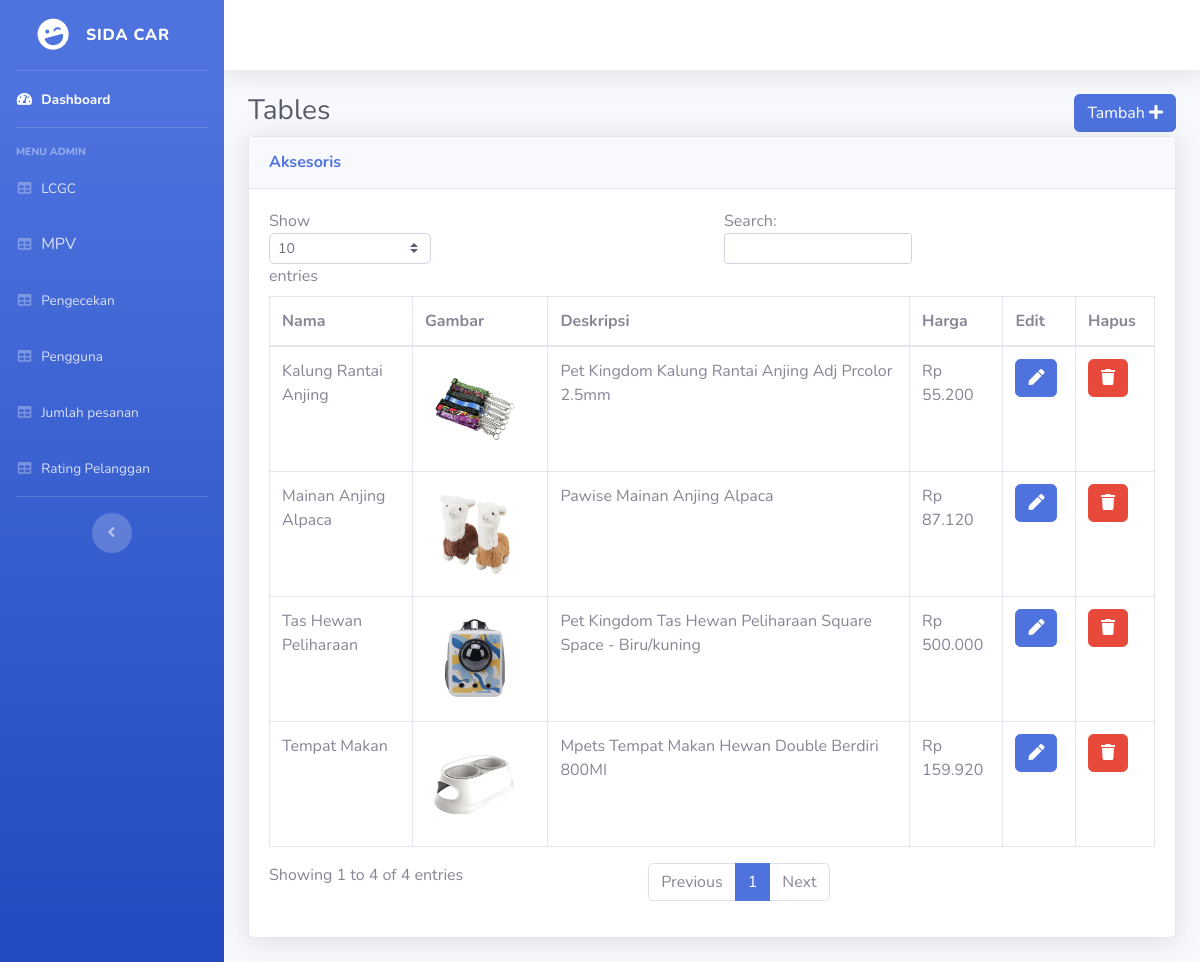
/Src/Index_Admin/accessories.php (signed in), run on an earlier commit of the app's database.
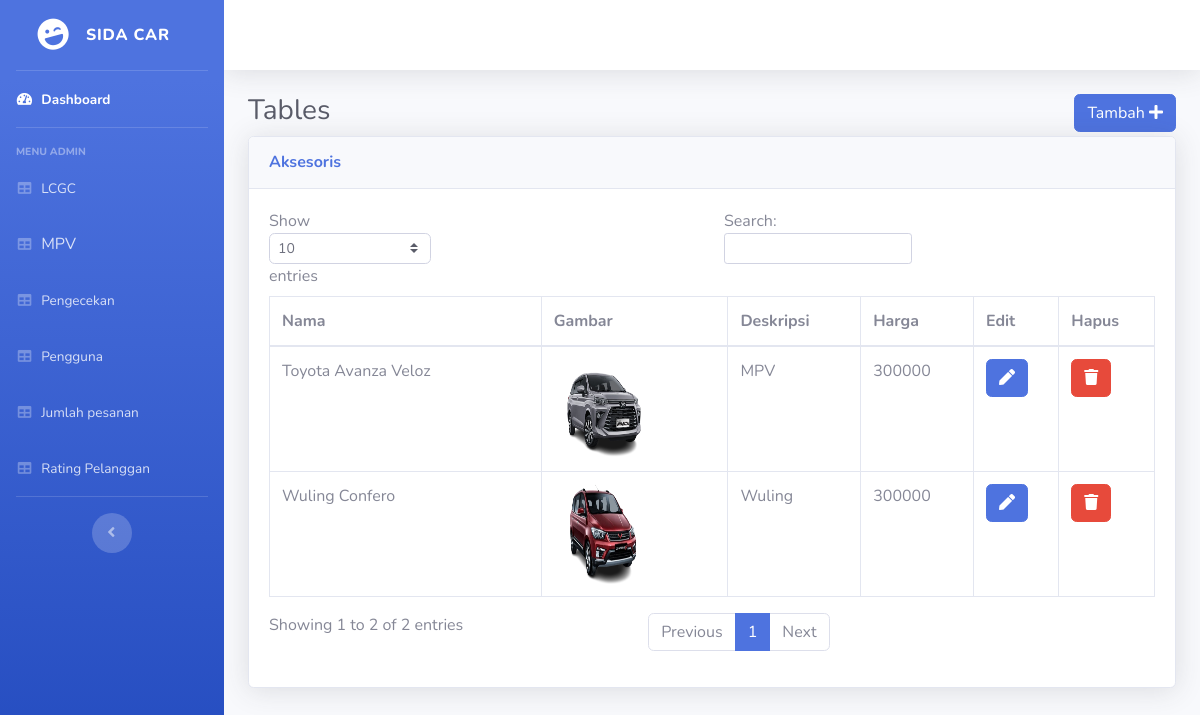
And on a later commit of the database.
### tables this page shows
CREATE TABLE `products` (
  `id` int(11) NOT NULL,
  `type` tinyint(4) NOT NULL COMMENT '0 = "LCGC", 1 = "MPV"',
  `product_name` varchar(100) NOT NULL,
  `product_details` varchar(300) NOT NULL,
  `product_price` varchar(30) NOT NULL,
  `image` varchar(300) NOT NULL
);

### Src/Index_Admin/accessories.php (the view, shortened to what this page needs)
<?php include 'header.php';
$fetch_data = "select * from products where type = 1";
$result = $conn->query($fetch_data);
?>
        <div class="container-fluid">
          <h1 class="h3 mb-2 text-gray-800" style='display: inline-block;'>Tables</h1>
            <a href='manage_accessories.php' class='btn btn-primary' style="float: right;">Tambah <span class='fa fa-plus'></span></a>
          <div class="card shadow mb-4">
            <div class="card-header py-3">
              <h6 class="m-0 font-weight-bold text-primary">Aksesoris</h6>
            </div>
            <div class="card-body">
              <div class="table-responsive">
                <table class="table table-bordered" id="dataTable" width="100%" cellspacing="0">
                  <thead>
                    <tr>
                      <th>Nama</th>
                      <th>Gambar</th>
                      <th>Deskripsi</th>
                      <th>Harga</th>
                      <th>Edit</th>
                      <th>Hapus</th>
                    </tr>
                  </thead><tbody>
                  <?php
                  if ($result->num_rows > 0) {
                    while($row = $result->fetch_assoc()) {
                      ?>
                      <tr>
                      <td><?php echo $row['product_name'] ?></td>
                      <td><img src="<?php echo $row['image'] ?>" style="width:100px; height:100px;" class="img-circle"></td>
                      <td><?php echo $row['product_details'] ?></td>
                      <td><?php echo $row['product_price'] ?></td>
                      <td><a class='btn btn-primary' href="manage_accessories.php?editid=<?php echo $row['id']; ?>"><span class="fa fa-pen"></span></a></td>
                      <td><a class='btn btn-danger' href="manage_accessories.php?deleteid=<?php echo $row['id']; ?>"><span class="fa fa-trash"></span></a></td>
                    </tr>
                      <?php
                    }
                } else {
                    echo "0 results";
                }
                  ?>
                  </tbody>
                </table>
              </div>
            </div>
          </div>
        </div>
      </div>
    </div>
  </div>
</body>
</html>

What changed in the data, as far as the page shows it:
removed products: product_name "Tempat Makan", image (picture), product_details "Mpets Tempat Makan Hewan Double Berdiri 800MI", product_price "Rp 159.920"
removed products: product_name "Kalung Rantai Anjing", image (picture), product_details "Pet Kingdom Kalung Rantai Anjing Adj Prcolor 2.5mm", product_price "Rp 55.200"
removed products: product_name "Mainan Anjing Alpaca", image (picture), product_details "Pawise Mainan Anjing Alpaca", product_price "Rp 87.120"
removed products: product_name "Tas Hewan Peliharaan", image (picture), product_details "Pet Kingdom Tas Hewan Peliharaan Square Space - Biru/kuning", product_price "Rp 500.000"
added products: product_name "Toyota Avanza Veloz", image (picture), product_details "MPV", product_price "300000"
added products: product_name "Wuling Confero", image (picture), product_details "Wuling", product_price "300000"
Also different on the page:
text written by a page script: "Show entries Search: Showing 1 to 4 of 4 entries Previous 1 Next" → "Show entries Search: Showing 1 to 2 of 2 entries Previous 1 Next"
